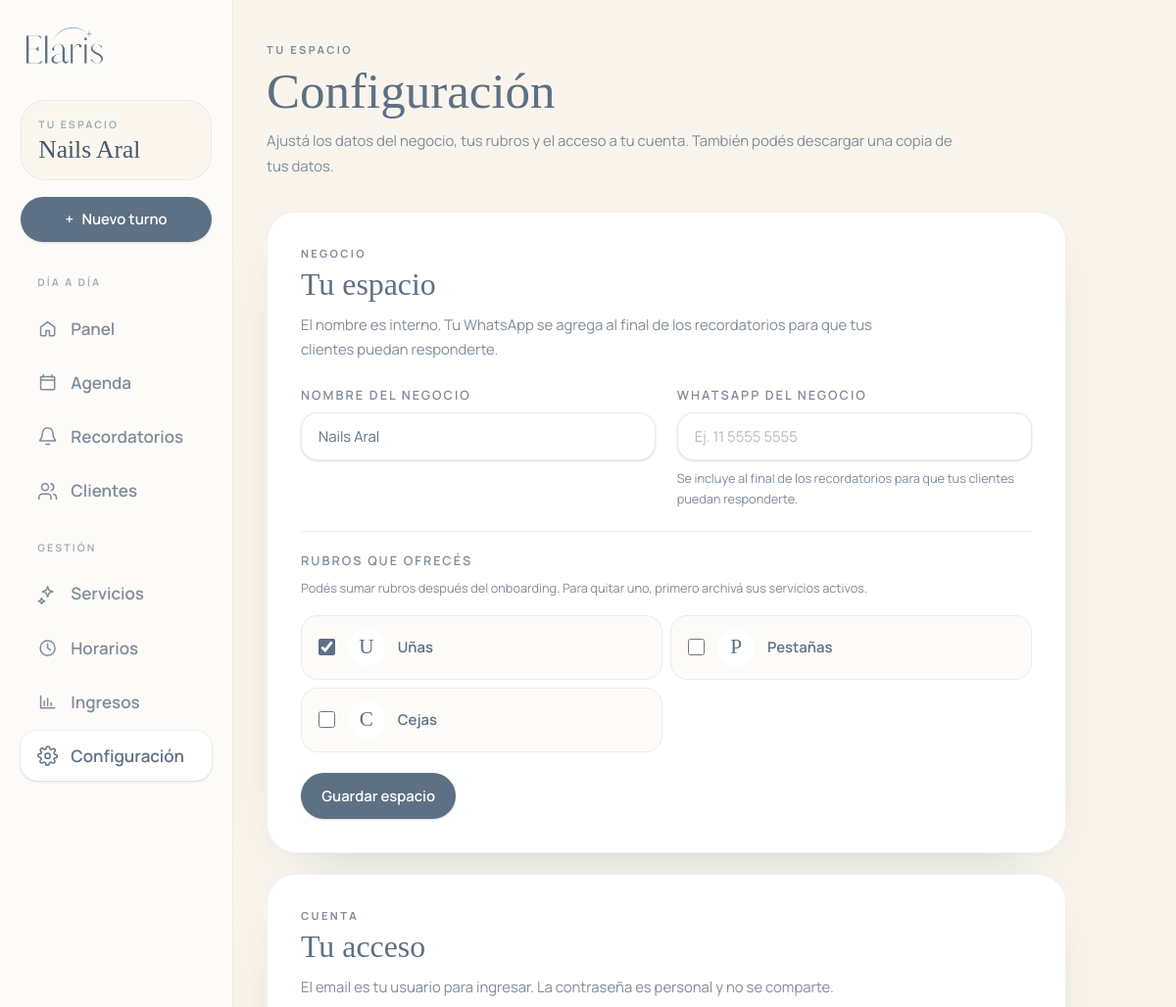
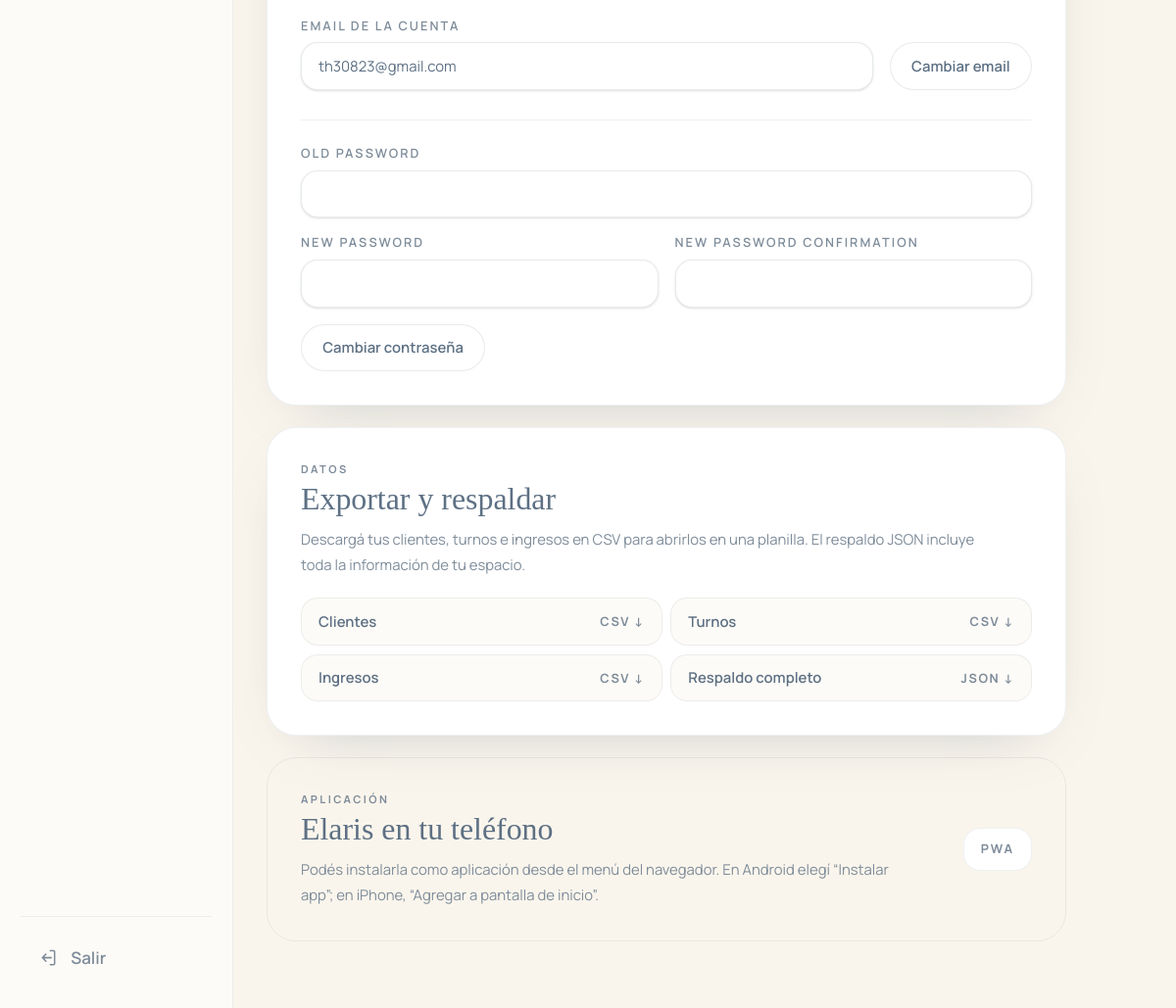
The app's page /panel/configuracion/ (signed in) with its own data (2 pictures, top to bottom).
### businesses/models.py (models this page shows, shortened)
class Business(models.Model):
    owner = models.OneToOneField(
        settings.AUTH_USER_MODEL,
        on_delete=models.CASCADE,
        related_name="business",
        verbose_name="profesional",
    )
    name = models.CharField("nombre del negocio", max_length=120)
    whatsapp = models.CharField("WhatsApp del negocio", max_length=40, blank=True)
    specialties = models.ManyToManyField(
        "catalog.Specialty",
        related_name="businesses",
        blank=True,
        verbose_name="rubros",
    )
    created_at = models.DateTimeField("creado", auto_now_add=True)
    updated_at = models.DateTimeField("actualizado", auto_now=True)
    class Meta:
        verbose_name = "negocio"
        verbose_name_plural = "negocios"

### catalog/models.py (models this page shows, shortened)
class Specialty(models.Model):
    name = models.CharField("nombre", max_length=60, unique=True)
    slug = models.SlugField("slug", max_length=60, unique=True)
    sort_order = models.PositiveSmallIntegerField("orden", default=0)
    is_active = models.BooleanField("activo", default=True)
    class Meta:
        ordering = ("sort_order", "name")
        verbose_name = "rubro"
        verbose_name_plural = "rubros"

### accounts/models.py (models this page shows, shortened)
class User(AbstractUser):
    username = None
    email = models.EmailField("email", unique=True)
    USERNAME_FIELD = "email"
    REQUIRED_FIELDS = []
    objects = UserManager()
    class Meta:
        verbose_name = "profesional"
        verbose_name_plural = "profesionales"

### businesses/views.py (the view, shortened to what this page needs)
# urls.py: path("panel/configuracion/", views.settings, name="settings"),
@business_required
def settings(request):
    business = request.business
    business_form = BusinessSettingsForm(business=business)
    email_form = AccountEmailForm(user=request.user)
    password_form = StyledPasswordChangeForm(user=request.user)
    if business_form.is_bound:
        selected_specialty_ids = {
            int(value)
            for value in business_form.data.getlist("specialties")
            if value.isdigit()
        }
    else:
        selected_specialty_ids = {
            int(value)
            for value in business_form.initial.get("specialties", [])
        }
    return render(
        request,
        "businesses/settings.html",
        {
            "business": business,
            "business_form": business_form,
            "email_form": email_form,
            "password_form": password_form,
            "specialty_options": business_form.fields["specialties"].queryset,
            "selected_specialty_ids": selected_specialty_ids,
        },
    )

### accounts/forms.py (shortened to what this page needs)
class AccountEmailForm(forms.Form):
    email = forms.EmailField(
        label="Email de la cuenta",
        widget=forms.EmailInput(
            attrs={
                "class": "field",
                "autocomplete": "email",
                "placeholder": "tu@email.com",
            }
        ),
    )
    def __init__(self, *args, user=None, **kwargs):
        self.user = user
        super().__init__(*args, **kwargs)
        if user is not None and not self.is_bound:
            self.initial.setdefault("email", user.email)

### businesses/utils.py (called while the page is built)
def get_business_for(user):
    return Business.objects.filter(owner=user).first()

def business_required(view_func):
    @login_required
    @wraps(view_func)
    def wrapper(request, *args, **kwargs):
        business = get_business_for(request.user)
        if business is None:
            return redirect("businesses:onboarding")
        request.business = business
        return view_func(request, *args, **kwargs)
    return wrapper

### templates/businesses/settings.html (shortened to what this page needs)
{% extends "base.html" %}
{% load static %}
{% block body %}
  {% include "partials/app_header.html" %}
  <main class="container-page pb-16 pt-8 sm:pt-10">
    <div class="max-w-3xl">
      <div>
        <p class="eyebrow">Tu espacio</p>
        <h1 class="mt-2 font-display text-4xl leading-none sm:text-5xl">Configuración</h1>
        <p class="mt-3 max-w-2xl text-sm leading-6 text-ink-soft">
          Ajustá los datos del negocio, tus rubros y el acceso a tu cuenta. También podés descargar una copia de tus datos.
        </p>
      </div>
      <div class="mt-8 grid gap-5">
        <section class="card p-6 sm:p-8">
          <div class="flex flex-col gap-2 sm:flex-row sm:items-start sm:justify-between">
            <div>
              <p class="eyebrow">Negocio</p>
              <h2 class="mt-1 font-display text-3xl">Tu espacio</h2>
              <p class="mt-2 max-w-xl text-sm leading-6 text-ink-soft">
                El nombre es interno. Tu WhatsApp se agrega al final de los recordatorios para que tus clientes puedan responderte.
              </p>
            </div>
          </div>
          <form method="post" class="mt-6 space-y-5" novalidate>
            <div class="grid gap-5 sm:grid-cols-2">
              <div>
                <label for="{{ business_form.name.id_for_label }}" class="label">{{ business_form.name.label }}</label>
                {{ business_form.name }}
              </div>
              <div>
                <label for="{{ business_form.whatsapp.id_for_label }}" class="label">{{ business_form.whatsapp.label }}</label>
                {{ business_form.whatsapp }}
                <p class="mt-2 text-xs leading-5 text-ink-soft">{{ business_form.whatsapp.help_text }}</p>
              </div>
            </div>
            <div class="border-t border-ink/10 pt-5">
              <div class="flex flex-col gap-1 sm:flex-row sm:items-end sm:justify-between">
                <div>
                  <p class="label mb-0">Rubros que ofrecés</p>
                  <p class="mt-1 text-xs leading-5 text-ink-soft">Podés sumar rubros después del onboarding. Para quitar uno, primero archivá sus servicios activos.</p>
                </div>
              </div>
              <div class="mt-4 grid gap-2 sm:grid-cols-2">
                {% for specialty in specialty_options %}
                  <label class="flex cursor-pointer items-center gap-3 rounded-2xl border border-ink/10 bg-cream/40 px-4 py-3 transition hover:bg-celeste-mist">
                    <input
                      type="checkbox"
                      name="specialties"
                      value="{{ specialty.pk }}"
                      class="h-4 w-4 rounded border-ink/25 accent-ink focus:ring-celeste"
                      {% if specialty.pk in selected_specialty_ids %}checked{% endif %}
                    >
                    <span class="flex h-9 w-9 shrink-0 items-center justify-center rounded-full bg-white font-display text-xl text-ink">{{ specialty.name|slice:":1" }}</span>
                    <span class="text-sm font-semibold">{{ specialty.name }}</span>
                  </label>
                {% endfor %}
              </div>
            </div>
            <div class="flex justify-end">
              <button type="submit" class="btn-primary">Guardar espacio</button>
            </div>
          </form>
        </section>
        <section class="card p-6 sm:p-8">
          <p class="eyebrow">Cuenta</p>
          <h2 class="mt-1 font-display text-3xl">Tu acceso</h2>
          <p class="mt-2 text-sm leading-6 text-ink-soft">El email es tu usuario para ingresar. La contraseña es personal y no se comparte.</p>
          <form method="post" class="mt-6" novalidate>
            <div class="flex flex-col gap-4 sm:flex-row sm:items-end">
              <div class="flex-1">
                <label for="{{ email_form.email.id_for_label }}" class="label">{{ email_form.email.label }}</label>
                {{ email_form.email }}
              </div>
              <button type="submit" class="btn-secondary shrink-0">Cambiar email</button>
            </div>
          </form>
          <div class="mt-7 border-t border-ink/10 pt-6">
            <form method="post" class="space-y-4" novalidate>
              <div>
                <label for="{{ password_form.old_password.id_for_label }}" class="label">{{ password_form.old_password.label }}</label>
                {{ password_form.old_password }}
              </div>
              <div class="grid gap-4 sm:grid-cols-2">
                <div>
                  <label for="{{ password_form.new_password1.id_for_label }}" class="label">{{ password_form.new_password1.label }}</label>
                  {{ password_form.new_password1 }}
                </div>
                <div>
                  <label for="{{ password_form.new_password2.id_for_label }}" class="label">{{ password_form.new_password2.label }}</label>
                  {{ password_form.new_password2 }}
                </div>
              </div>
              <div class="flex justify-end">
                <button type="submit" class="btn-secondary">Cambiar contraseña</button>
              </div>
            </form>
          </div>
        </section>
        <section class="card p-6 sm:p-8">
          <p class="eyebrow">Datos</p>
          <h2 class="mt-1 font-display text-3xl">Exportar y respaldar</h2>
          <p class="mt-2 max-w-2xl text-sm leading-6 text-ink-soft">
            Descargá tus clientes, turnos e ingresos en CSV para abrirlos en una planilla. El respaldo JSON incluye toda la información de tu espacio.
          </p>
          <div class="mt-5 grid gap-2 sm:grid-cols-2">
            <a href="{% url 'businesses:export_clients' %}" class="flex items-center justify-between gap-3 rounded-2xl border border-ink/10 bg-cream/40 px-4 py-3 text-sm font-semibold transition hover:bg-celeste-mist">
              <span>Clientes</span>
              <span class="text-xs font-bold uppercase tracking-[0.12em] text-ink-soft">CSV ↓</span>
            </a>
            <a href="{% url 'businesses:export_appointments' %}" class="flex items-center justify-between gap-3 rounded-2xl border border-ink/10 bg-cream/40 px-4 py-3 text-sm font-semibold transition hover:bg-celeste-mist">
              <span>Turnos</span>
              <span class="text-xs font-bold uppercase tracking-[0.12em] text-ink-soft">CSV ↓</span>
            </a>
            <a href="{% url 'businesses:export_income' %}" class="flex items-center justify-between gap-3 rounded-2xl border border-ink/10 bg-cream/40 px-4 py-3 text-sm font-semibold transition hover:bg-celeste-mist">
              <span>Ingresos</span>
              <span class="text-xs font-bold uppercase tracking-[0.12em] text-ink-soft">CSV ↓</span>
            </a>
            <a href="{% url 'businesses:backup' %}" class="flex items-center justify-between gap-3 rounded-2xl border border-ink/10 bg-cream/40 px-4 py-3 text-sm font-semibold transition hover:bg-celeste-mist">
              <span>Respaldo completo</span>
              <span class="text-xs font-bold uppercase tracking-[0.12em] text-ink-soft">JSON ↓</span>
            </a>
          </div>
        </section>
        <section class="rounded-[1.75rem] border border-ink/10 bg-celeste-soft/60 p-6 sm:p-8">
          <div class="flex flex-col gap-4 sm:flex-row sm:items-center sm:justify-between">
            <div>
              <p class="eyebrow">Aplicación</p>
              <h2 class="mt-1 font-display text-3xl">Elaris en tu teléfono</h2>
              <p class="mt-2 max-w-xl text-sm leading-6 text-ink-soft">
                Podés instalarla como aplicación desde el menú del navegador. En Android elegí “Instalar app”; en iPhone, “Agregar a pantalla de inicio”.
              </p>
            </div>
            <span class="inline-flex shrink-0 items-center justify-center rounded-2xl border border-ink/10 bg-white px-4 py-3 text-xs font-bold uppercase tracking-[0.16em] text-ink-soft">PWA</span>
          </div>
        </section>
      </div>
    </div>
  </main>
{% endblock %}

### templates/partials/app_header.html (shortened to what this page needs)
{% load static %}
{% if business %}
  <aside class="app-sidebar fixed inset-y-0 left-0 z-40 flex-col overflow-y-auto border-r border-ink/10 bg-white/60 px-5 py-6 backdrop-blur-xl" aria-label="Panel de navegación">
    <a href="{% url 'businesses:dashboard' %}" class="inline-flex shrink-0 items-center" aria-label="Elaris, panel">
      <img src="{% static 'brand/logo-header.png' %}" alt="Elaris" class="h-10 w-auto">
    </a>
    <div class="mt-8 rounded-[1.5rem] border border-ink/10 bg-cream/70 p-4">
      <p class="text-[0.62rem] font-bold uppercase tracking-[0.2em] text-ink-soft/70">Tu espacio</p>
      <p class="mt-1 truncate font-display text-2xl leading-none text-ink-deep">{{ business.name }}</p>
    </div>
    <a href="{% url 'agenda:appointment_create' %}" class="btn-primary mt-4 w-full px-4 py-3">
      <span aria-hidden="true">+</span> Nuevo turno
    </a>
    <div class="mt-7 flex-1">
      {% include "partials/app_nav.html" %}
    </div>
    <div class="mt-6 border-t border-ink/10 pt-4">
      <form method="post" action="{% url 'accounts:logout' %}">
        <button type="submit" class="sidebar-link w-full">
          <svg class="h-5 w-5 shrink-0" width="20" height="20" viewBox="0 0 24 24" fill="none" stroke="currentColor" stroke-width="1.7" aria-hidden="true">
            <path stroke-linecap="round" stroke-linejoin="round" d="M15 4h4a1 1 0 0 1 1 1v14a1 1 0 0 1-1 1h-4M10 8l-4 4 4 4M6 12h10"/>
          </svg>
          <span>Salir</span>
        </button>
      </form>
    </div>
  </aside>
{% endif %}

### static/css/app.css (style rules this page uses)
html:has(.app-sidebar),html:has(.app-mobile-header) { font-size:17px }
.app-sidebar { width:14rem;display:none }
@media (min-width:768px) { .app-sidebar { display:flex } }
@media (min-width:768px) { html:has(.app-sidebar) body { padding-left:14rem } }
html:has(.app-sidebar) main .grid>* { min-width:0 }

### records on screen
Business: name "Nails Aral"
Specialty: specialties "☑", name "U", name "Uñas"
Specialty: name "P", name "Pestañas"
Specialty: name "C", name "Cejas"
User: email "th30823@gmail.com"

### other values on screen
{{ business_form.name.label }} "NOMBRE DEL NEGOCIO"
{{ business_form.whatsapp.label }} "WHATSAPP DEL NEGOCIO"
{{ business_form.whatsapp.help_text }} "Se incluye al final de los recordatorios para que tus clientes puedan responderte."
{{ email_form.email.label }} "EMAIL DE LA CUENTA"
{{ password_form.old_password.label }} "OLD PASSWORD"
{{ password_form.new_password1.label }} "NEW PASSWORD"
{{ password_form.new_password2.label }} "NEW PASSWORD CONFIRMATION"
